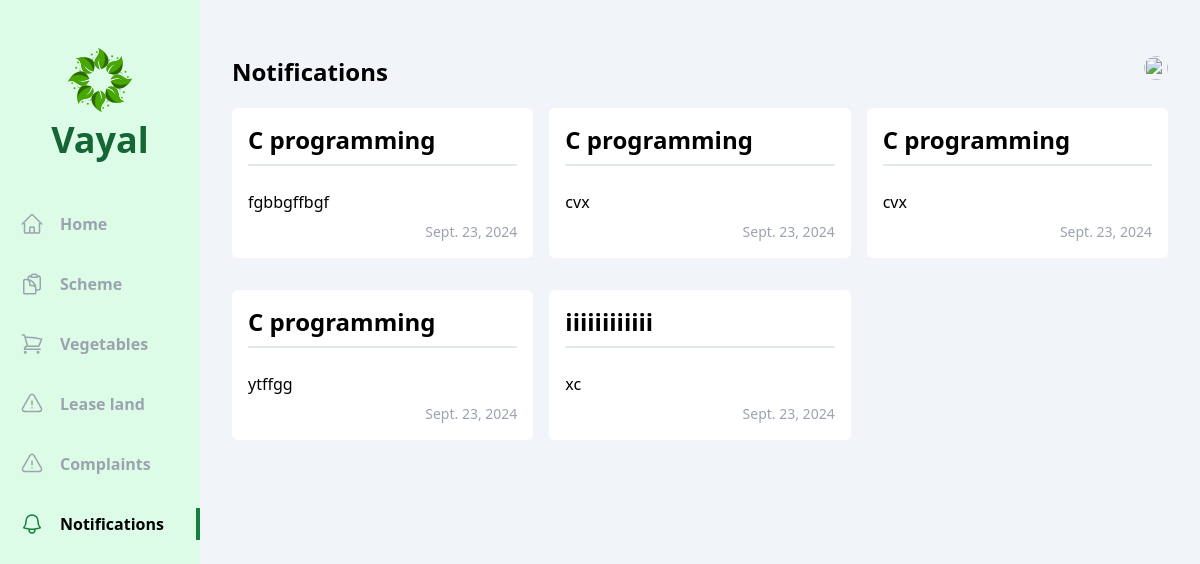
Page /user/notification/ on the earlier database version.
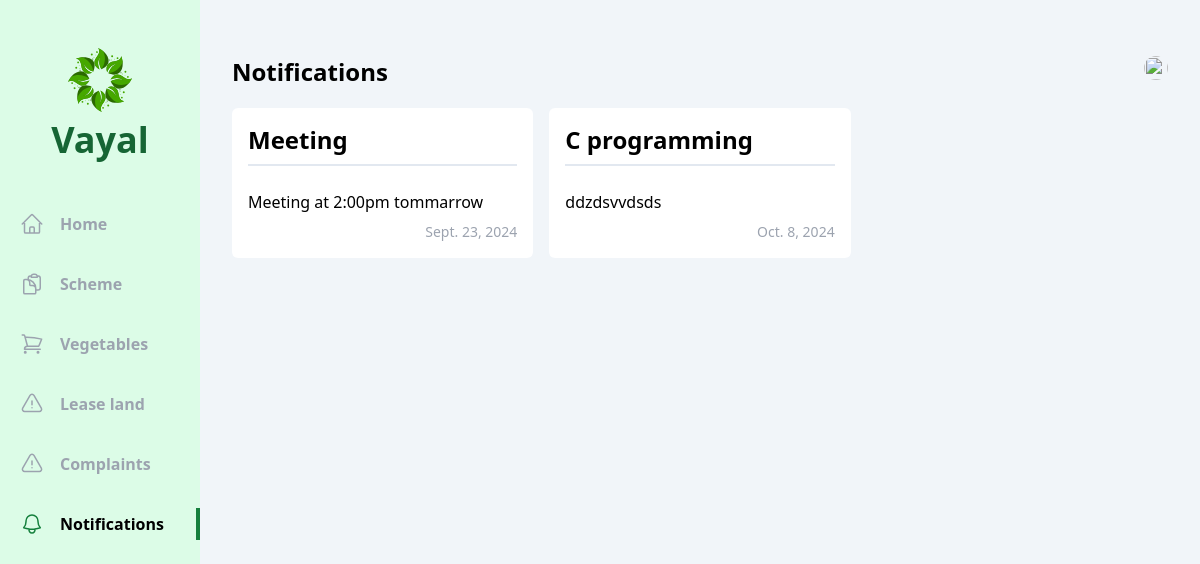
Same page on the later database version.
### officer/models.py (models this page shows, shortened)
class Notification(models.Model):
    vayal_user = models.ForeignKey(Vayal_User,null=True, on_delete=models.CASCADE)
    title = models.CharField(max_length=150)
    description = models.TextField()
    date = models.DateField()
    published = models.BooleanField(default=False)

### vayal_user/views/notification.py (the view)
# urls.py: path('notification/',notification.index, name='notification'),
def index(request):
    notifications = Notification.objects.filter(published=True)
    return render(request,'vayal_user/notification/index.html',{'notifications':notifications})

### vayal_user/templates/vayal_user/notification/index.html (shortened to what this page needs)
{% extends 'base.html' %}
{% block content %}
  <div class="flex  bg-slate-100">
    <div class="w-2/12 bg-green-100 flex flex-col items-center pb-10">
        <div class="my-12 flex flex-col gap-2 justify-center items-center">
            <h1 class="text-4xl font-bold text-green-800 ">Vayal</h1>
        </div>
        <ul class="flex flex-col gap-7 w-full font-bold text-gray-400">
                <li class="w-full flex items-center px-5 py-1 gap-4 group hover:text-gray-500 cursor-pointer hover:border-green-700 hover:border-r-4">
                      <a href="{% url 'vayal_user:home' %}">Home</a>
                  </li>
            <li class="w-full flex items-center px-5 py-1 gap-4 group hover:text-gray-500 cursor-pointer hover:border-green-700 hover:border-r-4">
                <a href="{% url 'vayal_user:schemes' %}">Scheme</a>
            </li>
            <li class="w-full flex items-center px-5 py-1 gap-4 group hover:text-gray-500 cursor-pointer hover:border-green-700 hover:border-r-4">
              <a href="{% url 'vayal_user:schemes' %}">Vegetables</a>
          </li>
          <li class="w-full flex items-center px-5 py-1 gap-4 group hover:text-gray-500 cursor-pointer hover:border-green-700 hover:border-r-4">
              <a href="{% url 'vayal_user:complaints' %}">Lease land</a>
          </li>
          <li class="w-full flex items-center px-5 py-1 gap-4 group hover:text-gray-500 cursor-pointer hover:border-green-700 hover:border-r-4">
              <a href="{% url 'vayal_user:complaints' %}">Complaints</a>
          </li>
          <li class="w-full flex items-center px-5 py-1 gap-4 border-r-4 text-black border-green-700">
              <a href="#">Notifications</a>
          </li>
        </ul>
      </div>
      <div class="w-10/12 h-screen overflow-y-auto px-8 py-14">
        <div class="flex justify-between mb-5">
            <h1 class="text-2xl font-bold">Notifications</h1>
            <div class="relative">
                <img id="profile" src="/uploads/{{student.image}}" class="h-6 w-6 rounded-full cursor-pointer" alt="">
            </div>
        </div>
        <div class="grid grid-cols-3 gap-x-4 gap-y-8">
            {% for notification in notifications %}
                <div class="flex flex-col bg-white p-4 rounded-md gap-2">
                    <span class="text-2xl font-bold mb-4 pb-2 border-b-2 border-slate-200">{{ notification.title }}</span>
                    <span>{{ notification.description }}</span>
                    <div class="flex justify-end">
                        <span class="text-sm text-gray-400">{{ notification.date }}</span>
                    </div>
                </div>
            {% endfor %}
        </div>
    </div>
{% endblock content %}

Differences in the rows shown:
removed Notification: title "C programming", description "fgbbgffbgf", date "Sept. 23, 2024"
removed Notification: title "C programming", description "cvx", date "Sept. 23, 2024"
removed Notification: title "C programming", description "cvx", date "Sept. 23, 2024"
removed Notification: title "C programming", description "ytffgg", date "Sept. 23, 2024"
removed Notification: title "iiiiiiiiiiii", description "xc", date "Sept. 23, 2024"
added Notification: title "Meeting", description "Meeting at 2:00pm tommarrow", date "Sept. 23, 2024"
added Notification: title "C programming", description "ddzdsvvdsds", date "Oct. 8, 2024"
